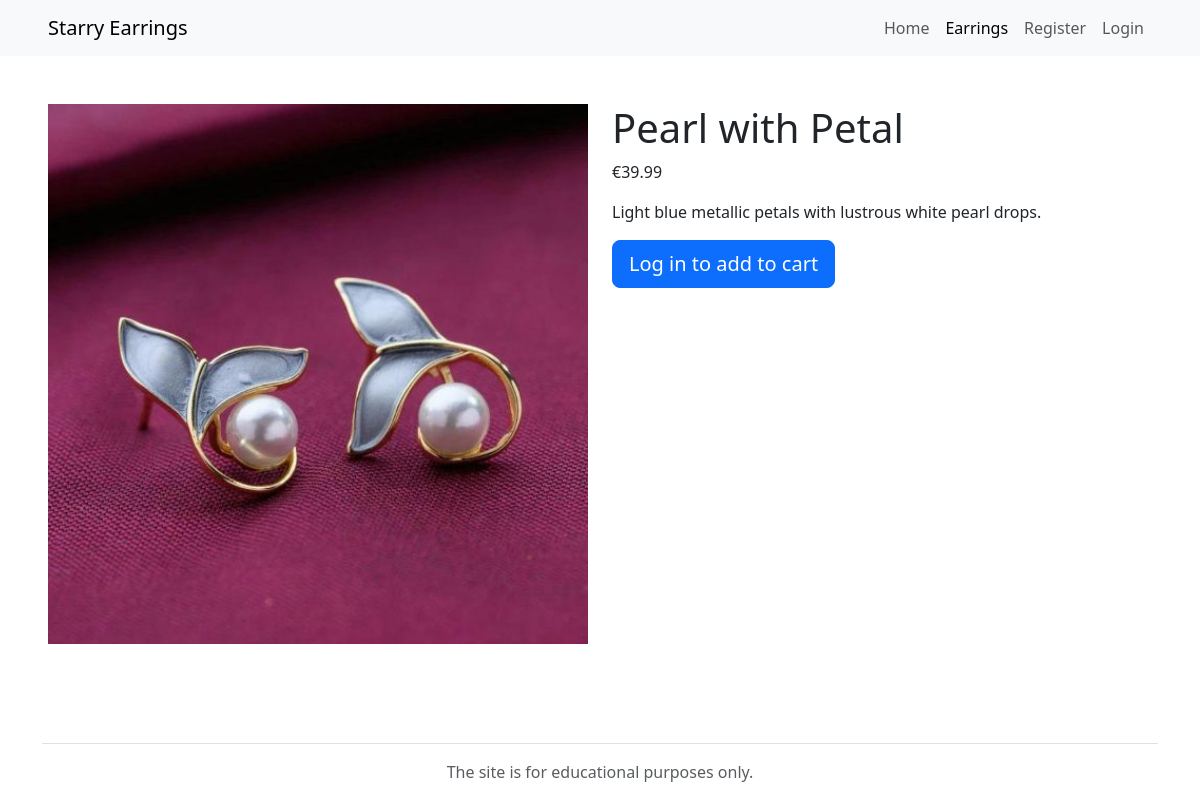
/earring_details.php?id=4, run on the app's committed database.
### tables this page shows
CREATE TABLE IF NOT EXISTS `products` (
  `id` int unsigned NOT NULL AUTO_INCREMENT,
  `name` varchar(30) NOT NULL,
  `category` varchar(10) NOT NULL,
  `price` decimal(10,2) NOT NULL,
  `description` varchar(255) NOT NULL,
  `stock` int NOT NULL DEFAULT '0',
  `image` varchar(255) DEFAULT NULL,
  PRIMARY KEY (`id`)
);

### lib/functions.php (called while the page is built, shortened)
<?php
function get_earring($id) {
    require_once "../src/DBconnect.php";
    $query = "SELECT * FROM products WHERE id = :id";
    $statement = $connection->prepare($query);
    $statement->bindParam(":id", $id, PDO::PARAM_INT);
    $statement->execute();
    $result = $statement->fetch(PDO::FETCH_ASSOC);
    return $result;
}

### public/earring_details.php (the view, shortened to what this page needs)
<?php
    require "../lib/functions.php";
    require_once "../templates/header.php";
    $id = $_GET['id'];
    $earring = get_earring($id);
    $earring_name = $earring['name'];
    if ($_SESSION && $_SESSION["active"] == true) {
        if (isset($_POST['submit'])) {
            if (!isset($_SESSION["cart"])) {
                $_SESSION["cart"] = array();
            }
            if (isset($_SESSION["cart"][$earring['id']])) {
                $_SESSION["cart"][$earring['id']]++;
            } else {
                $_SESSION["cart"][$earring['id']] = 1;
            }
            $success_message = "
                <p class='alert alert-success mb-3'>Item has been successfully added to your cart.</p>";
        }
        $button = "
            <form action='' method='post'>
                <button type='submit' name='submit' class=\"btn btn-primary btn-lg btn-block\">Add to cart</button>
            </form>
        ";
    } else {
        $button = "
            <a href='login.php' class='btn btn-primary btn-lg btn-block'>Log in to add to cart</a>
        ";
    }
?>
</head>
<body class="d-flex flex-column vh-100">
    <header>
        <nav class="navbar navbar-expand-sm navbar-light bg-light justify-content-between m-0 px-5 py-2">
            <a class="navbar-brand" href="index.php">Starry Earrings</a>
            <ul class="navbar-nav">
                <li class="nav-item">
                    <a class="nav-link" href="index.php">Home</a>
                </li>
                <li class="nav-item">
                    <a class="nav-link active" href="earrings.php">Earrings</a>
                </li>
                <?php
                if ($_SESSION && $_SESSION["active"] == true) {
                    echo "
                        <li class=\"nav-item\">
                            <a class=\"nav-link\" href=\"cart.php\">Cart</a>
                        </li>
                        <li class=\"nav-item\">
                            <a class=\"nav-link\" href=\"profile.php?id={$_SESSION['user_id']}\">Profile</a>
                        </li>
                        <li class=\"nav-item\">
                            <form action='logout.php' method='post'>
                                <button type='submit' class=\"nav-link\">Logout</button>
                            </form>
                        </li>
                    ";
                } else {
                    echo "
                        <li class=\"nav-item\">
                            <a class=\"nav-link\" href=\"register.php\">Register</a>
                        </li>
                        <li class=\"nav-item\">
                            <a class=\"nav-link\" href=\"login.php\">Login</a>
                        </li>
                    ";
                }
                ?>
            </ul>
        </nav>
    </header>
    <main>
        <section class="row p-5">
            <div class="col-12 col-md-6">
                <img src="<?php echo $earring['image'] ?>" class="w-100" alt="A pair of earrings">
            </div>
            <div class="col-12 col-md-6">
                <h1><?php echo $earring_name ?></h1>
                <p>€<?php echo $earring['price'] ?></p>
                <p><?php echo $earring['description'] ?></p>
                <?php echo $button ?>
            </div>
        </section>
    </main>
<?php require_once "../templates/footer.php"; ?>

### data on the page
products: image (picture), name "Pearl with Petal", price "39.99", description "Light blue metallic petals with lustrous white pearl drops."
